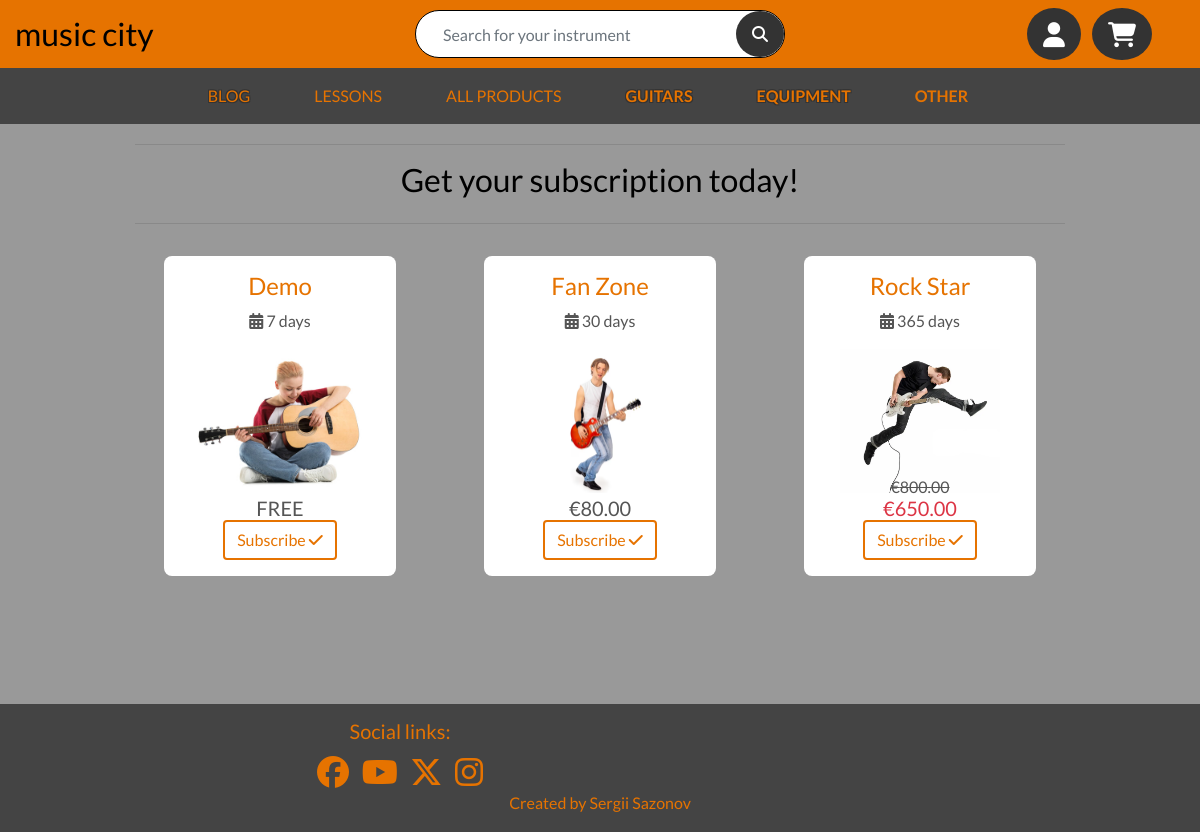
/lessons/subscription/, run on the app's committed database.
### lessons/models.py (models this page shows, shortened)
class Subscription(models.Model):
    name = models.CharField(max_length=40)
    description = models.TextField()
    duration = models.IntegerField()
    price = models.DecimalField(max_digits=6, decimal_places=2)
    promotional_price = models.DecimalField(max_digits=6, decimal_places=2, null=True, blank=True)
    is_active = models.BooleanField(default=True)
    image = models.ImageField(null=True, blank=True)

### lessons/views.py (the view, shortened to what this page needs)
# urls.py: path('subscription/', views.check_subscription, name="check_subscription"),
def check_subscription(request):
    if request.user.is_superuser:  # Show all subscriptions to the admin (including disabled)
        subscriptions = Subscription.objects.all().order_by('duration')
    else:
        subscriptions = Subscription.objects.filter(is_active=True).order_by('duration')
        if request.user.is_authenticated:
            had_subscription = UserSubscription.objects.filter(user=request.user).first()
            if had_subscription:
                subscriptions = Subscription.objects.filter(is_active=True).exclude(price=0).order_by('duration')
    context = {
        'subscriptions': subscriptions,
    }
    return render(request, 'lessons/subscriptions.html', context)

### bag/contexts.py (called while the page is built, shortened)
def bag_contents(request):
    bag_items = []
    total = 0
    product_count = 0
    bag = request.session.get('bag', {})
    if total < settings.FREE_DELIVERY_THRESHOLD:
        delivery = total * Decimal(settings.STANDARD_DELIVERY_PERCENTAGE)
        free_delivery_delta = settings.FREE_DELIVERY_THRESHOLD - total
    else:
        delivery = 0
        free_delivery_delta = 0
    grand_total = total + delivery
    context = {
        'bag_items': bag_items,
        'total': total,
        'product_count': product_count,
        'delivery': delivery,
        'free_delivery_delta': free_delivery_delta,
        'free_delivery_threshold': settings.FREE_DELIVERY_THRESHOLD,
        'grand_total': grand_total,
    }
    return context

### lessons/templates/lessons/subscriptions.html (shortened to what this page needs)
{% extends "base.html" %}
{% load static %}
{% block page_header %}
    <div class="header-container">
    </div>
{% endblock %}
{% block content %}
    <div class="container">
        <hr>
        <div class="row mt-3">
            <div class="container">
                <h2 class="text-black text-center mx-3">Get your subscription today!</h2>
            </div>
        </div>
        <hr>
        <div class="row">
            {% for subscription in subscriptions %}
                <div class="col-lg col-md-6 col-sm-12 text-center">
                    <div class="container subscription-container my-3 position-relative bg-white p-3">
                        <div class="container-fluid">
                            <h4 class="highlight-color">{{ subscription.name }}</h4>
                            <p>
                                <i class="fa-solid fa-calendar-days"></i>
                                {{ subscription.duration}} days
                            </p>
                        </div>
                        {% if subscription.image %}
                            <div class="subscription-img">
                                <img class="card-img-top img-fluid" src="{{ subscription.image.url }}">
                            </div>
                        {% endif %}
                        <div class="container-fluid align-bottom white-bg pb-3">
                            {% if subscription.promotional_price %}
                                <h6 class="strikethrough m-0">€{{ subscription.price }}</h6>
                                <h5 class="text-danger m-0">€{{ subscription.promotional_price }}</h5>
                            {% elif subscription.price == 0 %}
                                <h5 class="m-0">FREE</h5>
                            {% else %}
                                <h5 class="m-0">€{{ subscription.price }}</h5>
                            {% endif %}
                            {% if subscription.is_active %}
                                <a href="{% url 'buy_subscription' subscription.id %}" class="btn btn-main">
                                    <span>
                                        Subscribe
                                    </span>
                                    <span>
                                        <i class="fa-solid fa-check"></i>
                                    </span>
                                </a>
                            {% endif %}
                        </div>
                    </div>
                </div>
            {% endfor %}
        </div>
    </div>
{% endblock %}

### static/css/base.css (style rules this page uses)
html { height: 100%; }
body { color: #555; background-color: #999; font-family: 'Lato'; }
.strikethrough { text-decoration: line-through; }
.text-black { color: #000 !important; }
.header-container { padding-top: 8rem; }
.highlight-color { color: #e67300; }
.subscription-container { height: 20rem; border-radius: .5rem; }
.subscription-img { height: 9rem; width: 100%; }
.subscription-img img { height: 100%; width: auto; object-fit: cover; }
.btn-main { color: #e67300; background-color: initial; border: 2px solid #e67300; }
@media (min-width: 1200px) { .container { max-width: 80%; } }
@media (min-width: 992px) { .align-bottom { position: absolute; bottom: 0; left: 0; margin: auto 0; } }

### data on the page
Subscription: name "Demo", duration "7", image (picture), price "FREE", is_active "Subscribe"
Subscription: name "Fan Zone", duration "30", image (picture), price "80.00", is_active "Subscribe"
Subscription: name "Rock Star", duration "365", image (picture), price "800.00", promotional_price "650.00", is_active "Subscribe"
